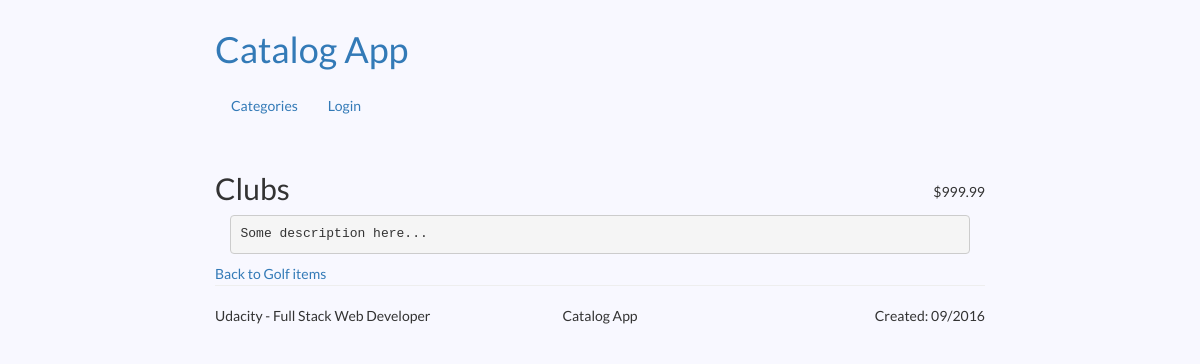
Page /catalog/Golf/Clubs on the committed database.
### database_setup.py (models this page shows, shortened)
class Item(Base):
    __tablename__ = 'Item'
    id = Column(Integer, primary_key=True)
    name = Column(String(250), nullable=False)
    description = Column(String(1000))
    price = Column(String(20))
    created_date = Column(DateTime, default=datetime.datetime.now())
    category = relationship(Category)
    category_id = Column(Integer, ForeignKey('Category.id'))
    user = relationship(User)
    user_id = Column(Integer, ForeignKey('User.id'))

class Category(Base):
    __tablename__ = 'Category'
    id = Column(Integer, primary_key=True)
    name = Column(String(250), nullable=False, unique=True)

### application.py (the view)
@app.route('/catalog/<string:category_name>/<string:item_name>')
def item_page(category_name, item_name):
    if 'email' in login_session:
        is_logged_in = True
        current_user_email = login_session['email']
    else:
        is_logged_in = None
        current_user_email = None
    try:
        category_obj = session.query(Category).filter_by(name=category_name).one()
    except NoResultFound:
        flash("Invalid URL")
        return redirect(url_for('catalog_root_page'))
    item = session.query(Item).filter_by(name=item_name, category_id=category_obj.id).one()
    return render_template('item.html',
                           title="Item",
                           is_logged_in=is_logged_in,
                           item=item,
                           current_user_email=current_user_email)

### templates/item.html (shortened to what this page needs)
{% extends "base.html" %}
{% block content %}
    <div class="row">
        <div class="col-md-8 col-sm-8">
            <h2 class="item-name">{{ item.name }}</h2>
        </div>
        <div class="col-md-4 col-sm-4">
            <p class="item-price text-right">{{ item.price }}</p>
        </div>
    </div>
    <div class="row item-description">
        <div class="col-md-12 col-sm-12">
            <pre>{{ item.description }}</pre>
        </div>
    </div>
    <div class="row">
        <div class="col-md-12 col-sm-12">
            <div class="item-link">
                <a href="{{ url_for('category_page', category=item.category.name) }}">Back to {{ item.category.name }} items</a>
            </div>
        </div>
    </div>
{% endblock %}

### static/css_main.css (style rules this page uses)
body { font-family: sans-serif; padding: 10px; display: block; font-family: "Lato", sans-serif; background-color: ghostwhite; }
.item-link { min-width: 60px; float:left; }
.item-description { font-size: 14px; margin: 0; }
.item-price { margin-top: 30px; }

### rows in the picture
Item: name "Clubs", price "$999.99", description "Some description here..."
Category: category.name "Golf"
